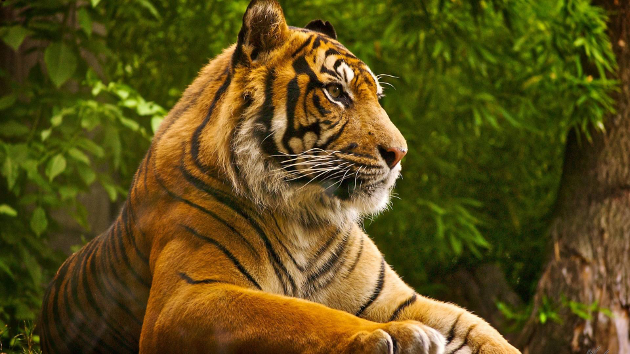
#> input picture Image_Compression/sample/tiger.bmp, 630 x 354 px, found by its file name
$ python huffman_tree.py
#> lines starting #> are read from the running program, lines starting #| are printed output that depends on the picture; long printed decimals are rounded
from PIL import Image
import heapq
from collections import defaultdict

class Node:
    def __init__(self, freq, symbol, left=None, right=None):
        self.freq = freq
        self.symbol = symbol
        self.left = left
        self.right = right

    def __lt__(self, other):
        return self.freq < other.freq

def build_huffman_tree(freq_table):
    heap = [Node(freq, sym) for sym, freq in freq_table.items()]
    heapq.heapify(heap)

    while len(heap) > 1:
        node1 = heapq.heappop(heap)
        node2 = heapq.heappop(heap)
        merged = Node(node1.freq + node2.freq, None, node1, node2)
        heapq.heappush(heap, merged)

    return heap[0]

def generate_huffman_codes(root):
    codes = {}

    def generate_codes_helper(node, current_code):
        if node:
            if node.symbol is not None:
                codes[node.symbol] = current_code
            generate_codes_helper(node.left, current_code + "0")
            generate_codes_helper(node.right, current_code + "1")

    generate_codes_helper(root, "")
    return codes

def huffman_encoding(data):
    freq_table = defaultdict(int)
    for pixel in data:
        freq_table[pixel] += 1

    huffman_tree_root = build_huffman_tree(freq_table)
    huffman_codes = generate_huffman_codes(huffman_tree_root)

    encoded_data = "".join(huffman_codes[pixel] for pixel in data)
    return huffman_codes, encoded_data

def huffman_decoding(encoded_data, huffman_codes):
    reverse_huffman_codes = {v: k for k, v in huffman_codes.items()}
    current_code = ""
    decoded_data = []

    for bit in encoded_data:
        current_code += bit
        if current_code in reverse_huffman_codes:
            decoded_data.append(reverse_huffman_codes[current_code])
            current_code = ""

    return decoded_data

def process_channel(channel):
    flat_channel = list(channel.getdata())
    huffman_codes, encoded_data = huffman_encoding(flat_channel)
    decoded_data = huffman_decoding(encoded_data, huffman_codes)
    return decoded_data, encoded_data

def save_image_as_jpeg(image, filename):
    image.save(filename, format='JPEG', quality=95)

#main function starts
img = Image.open('Image_Compression/sample/tiger.bmp')
#> img is the input picture: PIL image 630x354 RGB; mean R, G, B 91.6, 78.2, 24.2
width, height = img.size
#> width = 630; height = 354

#spliting r g b
r, g, b = img.split()
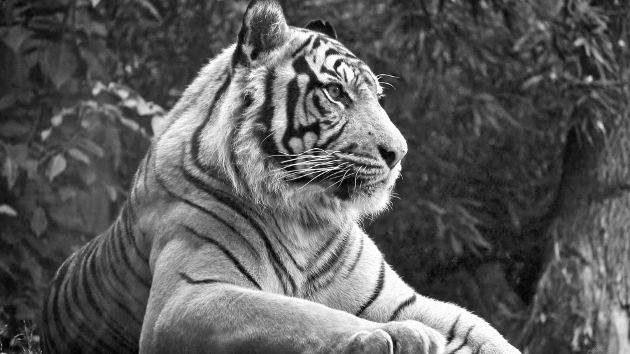
#> r: PIL image 630x354 L; min 0, max 255, mean 91.6
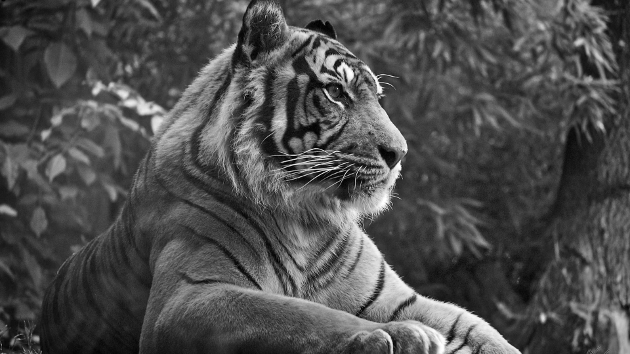
#> g: PIL image 630x354 L; min 0, max 255, mean 78.2
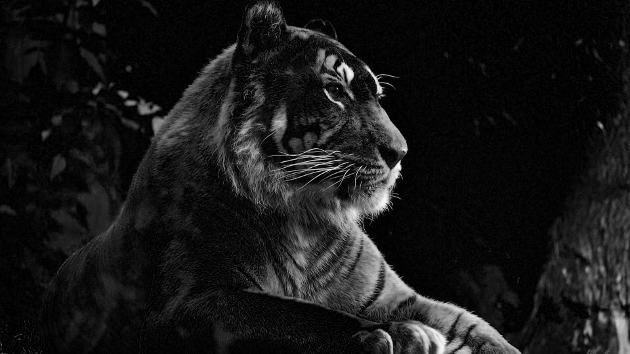
#> b: PIL image 630x354 L; min 0, max 255, mean 24.2

r_decoded, r_encoded = process_channel(r)
#> in process_channel, `flat_channel = list(channel.getdata())`: flat_channel = 223020 items
#> the loop in huffman_encoding, `for pixel in data:` made 223020 passes
#> pixel on passes 1 to 3: 51, 33, 14
#> after the loop in huffman_encoding, `for pixel in data:`: freq_table = 256 items
#> the loop in build_huffman_tree, `while len(heap) > 1:` made 255 passes
#> after the loop in huffman_decoding, `for bit in encoded_data:`: current_code = ''; decoded_data = 223020 items
#> r_decoded = 223020 items
g_decoded, g_encoded = process_channel(g)
#> the loop in huffman_encoding (call 2), `for pixel in data:` made 223020 passes
#> pixel on passes 1 to 3: 43, 22, 4
#> the loop in build_huffman_tree (call 2), `while len(heap) > 1:` made 255 passes
#> g_decoded = 223020 items
b_decoded, b_encoded = process_channel(b)
#> b_decoded = 223020 items

# Calculate original and encoded sizes
original_size = len(list(r.getdata())) + len(list(g.getdata())) + len(list(b.getdata()))
#> original_size = 669060
encoded_size = len(r_encoded) + len(g_encoded) + len(b_encoded)
#> encoded_size = 4609399

print(f"Original size (in pixels): {original_size}")
#| Original size (in pixels): 669060
print(f"Encoded size (in bits): {encoded_size}")
#| Encoded size (in bits): 4609399
print(f"Compression ratio: {encoded_size / (original_size * 8)}")
#| Compression ratio: 0.8612

r_image = Image.new('L', (width, height))
#> r_image: PIL image 630x354 L; every value is 0
g_image = Image.new('L', (width, height))
b_image = Image.new('L', (width, height))

r_image.putdata(r_decoded)
g_image.putdata(g_decoded)
b_image.putdata(b_decoded)

decoded_img = Image.merge("RGB", (r_image, g_image, b_image))

# Save as JPEG
save_image_as_jpeg(decoded_img, 'Compressed_image.jpg')

print("Decoding has been completed: the picture is stored as Compressed_image.jpg")
